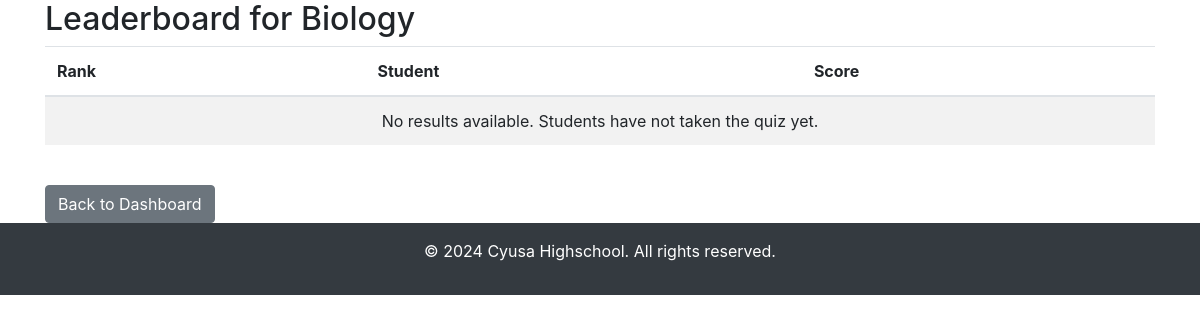
Before: /teacher/module/1/leaderboard (signed in) with the older database file.
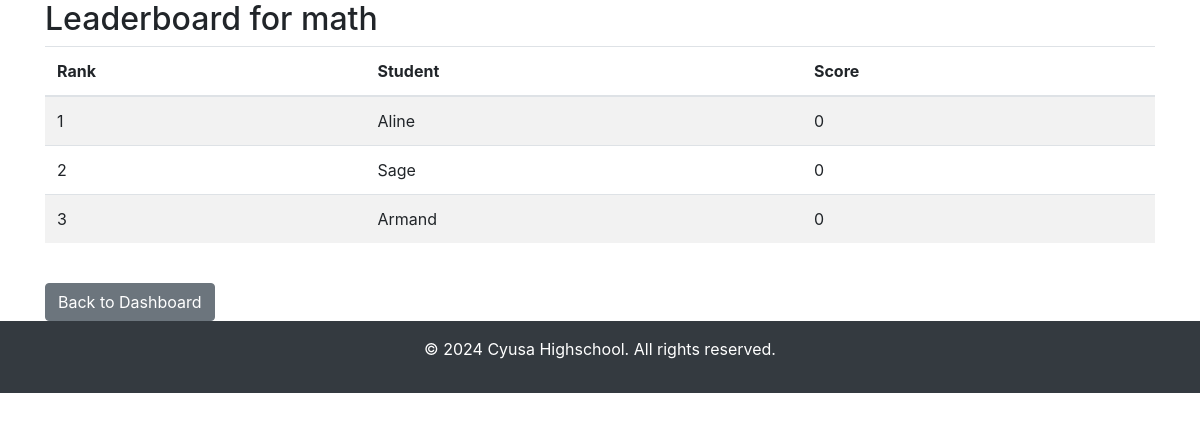
After: the same page with the newer database file.
### app.py (models this page shows)
class Module(db.Model):
    id = db.Column(db.Integer, primary_key=True)
    title = db.Column(db.String(100), nullable=False)
    terms_conditions = db.Column(db.Text, nullable=False)
    quizzes = db.relationship('Quiz', backref='module', lazy=True, cascade="all, delete-orphan")

class User(db.Model, UserMixin):
    id = db.Column(db.Integer, primary_key=True)
    username = db.Column(db.String(80), unique=True, nullable=False)
    password = db.Column(db.String(200), nullable=False)
    role = db.Column(db.String(20), nullable=False)  # 'teacher' or 'student'
    modules = db.relationship('Module', secondary=student_module, backref='students')

### app.py (the view)
@app.route('/teacher/module/<int:module_id>/leaderboard')
@login_required
def leaderboard(module_id):
    if current_user.role != 'teacher':
        return redirect(url_for('student_dashboard_view'))
    module = Module.query.get(module_id)
    if not module:
        flash('Module not found.', 'error')
        return redirect(url_for('teacher_dashboard'))
    quizzes = module.quizzes
    students = module.students
    results = []
    for student in students:
        total_score = 0
        quizzes_completed = 0
        for quiz in quizzes:
            result = QuizResult.query.filter_by(quiz_id=quiz.id, student_id=student.id).first()
            if result:
                total_score += result.score
                quizzes_completed += 1
        results.append({
            'student': student,
            'total_score': total_score,
            'quizzes_completed': quizzes_completed
        })
    results = sorted(results, key=lambda x: x['total_score'], reverse=True)
    return render_template('leaderboard.html', results=results, module=module, enumerate=enumerate)

### app.py (called while the page is built)
@login_manager.user_loader
def load_user(user_id):
    return User.query.get(int(user_id))

### templates/leaderboard.html (shortened to what this page needs)
<!DOCTYPE html>
<html lang="en">
<head>
    <link rel="stylesheet" href="https://stackpath.bootstrapcdn.com/bootstrap/4.5.2/css/bootstrap.min.css">
</head>
<body>
    <div class="container">
        <h2>Leaderboard for {{ module.title }}</h2>
        <table class="table table-striped">
            <thead>
                <tr>
                    <th>Rank</th>
                    <th>Student</th>
                    <th>Score</th>
                </tr>
            </thead>
            <tbody>
                {% if results %}
                    {% for index, result in enumerate(results) %}
                    <tr>
                        <td>{{ index + 1 }}</td>
                        <td>{{ result.student.username }}</td>
                        <td>{{ result.total_score }}</td>
                    </tr>
                    {% endfor %}
                {% else %}
                    <tr>
                        <td colspan="3" class="text-center">No results available. Students have not taken the quiz yet.</td>
                    </tr>
                {% endif %}
            </tbody>
        </table>
        <a href="{{ url_for('teacher_dashboard') }}" class="btn btn-secondary mt-4">Back to Dashboard</a>
    </div>
    <footer class="bg-dark text-white text-center py-3">
        <p>© 2024 Cyusa Highschool. All rights reserved.</p>
    </footer>
</body>
</html>

Changed rows visible on the page:
changed Module: title "Biology" → "math"
now on this page (row unchanged): User: student.username "Aline"
now on this page (row unchanged): User: student.username "Sage"
now on this page (row unchanged): User: student.username "Armand"
Other visible differences:
new list line: "1 0"
new list line: "2 0"
new list line: "3 0"
text no longer shown: "No results available. Students have not taken the quiz yet."
